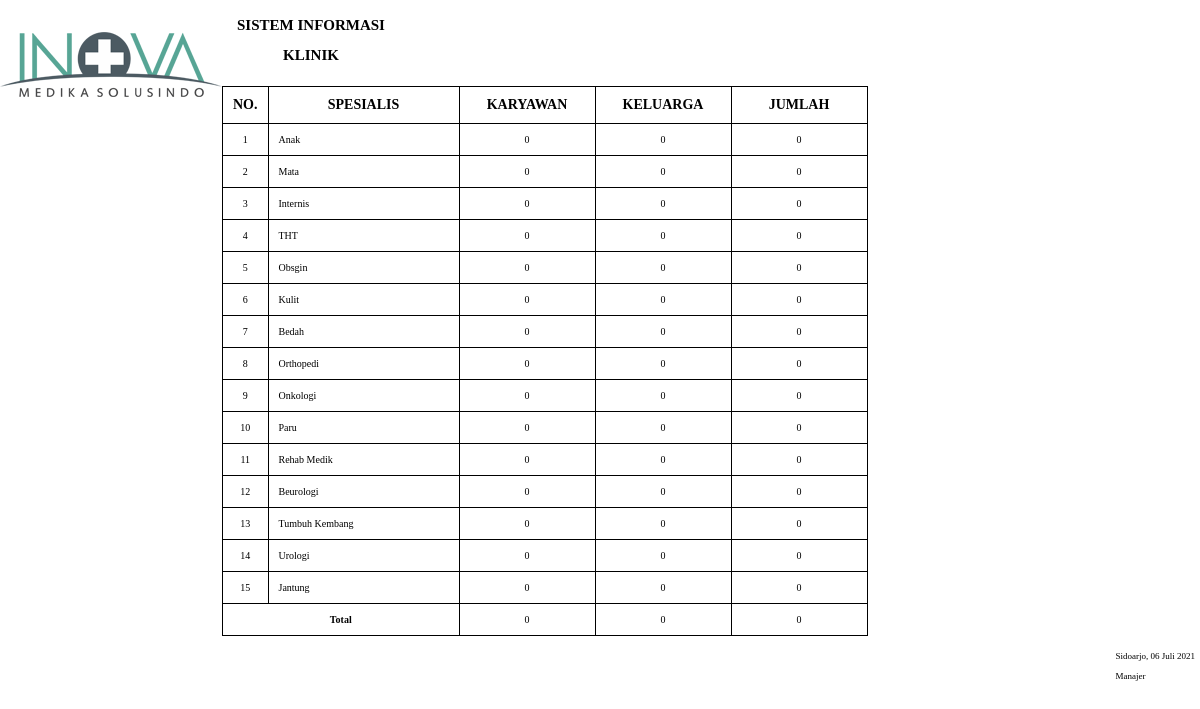
The app's page /laporan/konsep.php with its own data.
### tables this page shows
CREATE TABLE `konsul_spesial` (
  `id_spesialis` int(5) NOT NULL,
  `nama_spesialis` varchar(150) NOT NULL,
  `id_tindakan` int(5) NOT NULL
);

### config/fungsi_indotgl.php (called while the page is built, shortened)
<?php
	function tgl_indo($tgl){
			$tanggal = substr($tgl,8,2);
			$bulan = getBulan(substr($tgl,5,2));
			$tahun = substr($tgl,0,4);
			return $tanggal.' '.$bulan.' '.$tahun;
	}
	function getBulan($bln){
				switch ($bln){
					case 7:
						return "Juli";
						break;
				}
			}
?>

### laporan/konsep.php (the view, shortened to what this page needs)
<?php
	include ("../config/fungsi_indotgl.php");
    $tgl1=$_GET['tgl1'];
			$tgl2=$_GET['tgl2'];
	?>
<!doctype html>
<html>
	<head>
		<link rel="stylesheet" type="text/css" href="../css/laporan.css">
	</head>
	<body>
		<div class="page">
		<div class="kop">
            <img src="../img/kop.png" id="kop">
            <div class="header">
               <h2>SISTEM INFORMASI
KLINIK</h2>
            </div>
		</div>
            <div class="batas"></div>
            <?php
			if($tgl1=='' AND $tgl2==''){
		?>
		<table class="table" border="1px">
			<tr class="head">
				<td width="20">NO. </td><td width="170">SPESIALIS</td><td width="115">KARYAWAN </td><td width="115">KELUARGA</td><td width="115">JUMLAH</td>
			</tr>
			<?php
					$query=mysql_query("SELECT * FROM konsul_spesial ORDER BY id_spesialis ASC");
					$no=1;
					while($r=mysql_fetch_array($query)){
					?>
						<tr bgcolor="#fff">
							<td align="center"><?php echo $no; ?></td>
                            <td><?php echo $r['nama_spesialis']; ?></td>
                            <td align="center"><?php
                            $id_spesialis=$r['id_spesialis'];
                            $queryKaryawan=mysql_query("SELECT * FROM konsul_spesial, rekammedik, pasien WHERE konsul_spesial.id_spesialis=rekammedik.spesialis AND konsul_spesial.id_spesialis='$id_spesialis' AND pasien.kodePasien=rekammedik.kodepasien");
                            echo $nKaryawan=mysql_num_rows($queryKaryawan);
                            ?></td>
                            <td align="center"><?php
                            $id_spesialis=$r['id_spesialis'];
                            $queryTang=mysql_query("SELECT * FROM konsul_spesial, rekammedik, tanggungan WHERE konsul_spesial.id_spesialis=rekammedik.spesialis AND konsul_spesial.id_spesialis='$id_spesialis' AND tanggungan.kodeTanggungan=rekammedik.kodepasien");
                            echo $nTang=mysql_num_rows($queryTang);
                            ?></td>
                            <td align="center"><?php echo $nKaryawan+$nTang; ?></td>
						</tr>
					<?php
					$no++;
					}
					?>
                <tr>
                    <td colspan="2" align="center"><h4>Total</h4></td>
                    <td align="center"><?php
                            $a=mysql_query("SELECT * FROM rekammedik, pasien,konsul_spesial WHERE pasien.kodePasien=rekammedik.kodepasien AND konsul_spesial.id_spesialis=rekammedik.spesialis");
                            echo $aa=mysql_num_rows($a);
                            ?></td>
                    <td align="center"><?php
                            $b=mysql_query("SELECT * FROM konsul_spesial, rekammedik, tanggungan WHERE konsul_spesial.id_spesialis=rekammedik.spesialis AND tanggungan.kodeTanggungan=rekammedik.kodepasien");
                            echo $bb=mysql_num_rows($b);
                            ?></td>
                    <td align="center"><?php echo $aa+$bb; ?></td>
                </tr>
		</table>
            <?php
            }
            ?>
            <table border="0" style="float:right;" class="ttd">
            <tr>
                <td>Sidoarjo, <?php echo tgl_indo(date('Y-m-d')); ?></td>
            </tr>
            <tr>
                <td>Manajer</td>
            </tr>
            <tr>
                <td></td>
            </tr>
            <tr>
                <td></td>
            </tr>
            </table>
		</div>
	</body>
</html>

### css/laporan.css (style rules this page uses)
* { padding:0px; margin:0px; }
body { font-family:tahoma, 'sans-serif'; }
.batas { padding: 3px; }
#kop { float: left; }
.header { width: 400px; text-align: center; }
.kop { line-height:30px; }
.kop h2 { font-size: 15px; margin-top: 10px; }
table { border-collapse:collapse; margin-top: 10px; }
table .head td { background:#fff; text-align:center; font-size:14px; font-weight:bold; }
table tr td { border:1px solid #000; padding:10px; font-size:10px; }
.ttd { margin-left: 500px; margin-top: 10px; }
.ttd tr td { border:0px solid #000; padding:5px; font-size:9px; }

### records on screen
konsul_spesial: nama_spesialis "Anak", queryKaryawan "0", queryTang "0", nTang "0"
konsul_spesial: nama_spesialis "Mata", queryKaryawan "0", queryTang "0", nTang "0"
konsul_spesial: nama_spesialis "Internis", queryKaryawan "0", queryTang "0", nTang "0"
konsul_spesial: nama_spesialis "THT", queryKaryawan "0", queryTang "0", nTang "0"
konsul_spesial: nama_spesialis "Obsgin", queryKaryawan "0", queryTang "0", nTang "0"
konsul_spesial: nama_spesialis "Kulit", queryKaryawan "0", queryTang "0", nTang "0"
konsul_spesial: nama_spesialis "Bedah", queryKaryawan "0", queryTang "0", nTang "0"
konsul_spesial: nama_spesialis "Orthopedi", queryKaryawan "0", queryTang "0", nTang "0"
konsul_spesial: nama_spesialis "Onkologi", queryKaryawan "0", queryTang "0", nTang "0"
konsul_spesial: nama_spesialis "Paru", queryKaryawan "0", queryTang "0", nTang "0"
konsul_spesial: nama_spesialis "Rehab Medik", queryKaryawan "0", queryTang "0", nTang "0"
konsul_spesial: nama_spesialis "Beurologi", queryKaryawan "0", queryTang "0", nTang "0"
konsul_spesial: nama_spesialis "Tumbuh Kembang", queryKaryawan "0", queryTang "0", nTang "0"
konsul_spesial: nama_spesialis "Urologi", queryKaryawan "0", queryTang "0", nTang "0"
konsul_spesial: nama_spesialis "Jantung", queryKaryawan "0", queryTang "0", nTang "0"

### other values on screen
$aa=mysql_num_rows($a) "0"
$bb=mysql_num_rows($b) "0"
$aa+$bb "0"
